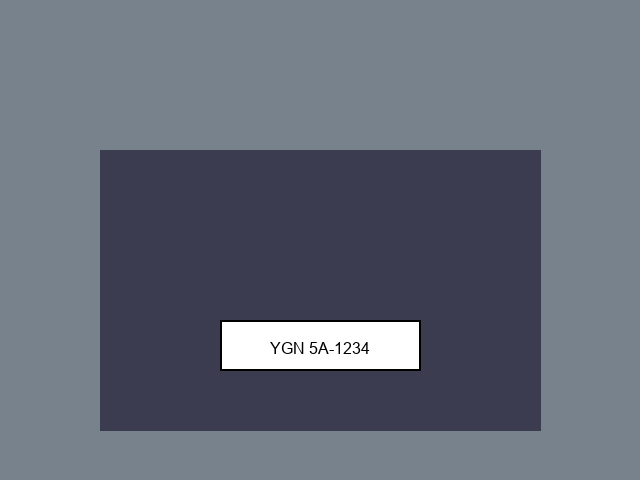
#> input picture sample-data/evaluation/synthetic_plate_white.png, 640 x 480 px, found by its file name
$ python generate_preprocessing_examples.py
#> lines starting #> are read from the running program, lines starting #| are printed output that depends on the picture
### backend/app/services/plate_preprocessing.py
"""Configurable, non-destructive preprocessing for detected plate crops."""

from __future__ import annotations

import math
import time
from dataclasses import dataclass, field
from enum import StrEnum

import cv2
import numpy as np

MAX_OUTPUT_DIMENSION = 4096
MAX_OUTPUT_PIXELS = 16_000_000


class PreprocessingStage(StrEnum):
    """Supported independently selectable OCR-preparation operations."""

    GRAYSCALE = "grayscale"
    RESIZE = "resize"
    DENOISE = "denoise"
    CONTRAST = "contrast"
    THRESHOLD = "threshold"
    DESKEW = "deskew"
    PERSPECTIVE = "perspective"


class PlatePreprocessingError(ValueError):
    """Safe configuration or crop failure with a stable code."""

    # [4 lines left out: function __init__, not called in this run]


@dataclass(frozen=True)
class PreprocessingOptions:
    """Validated options; an empty stage tuple performs no transformations."""

    stages: tuple[PreprocessingStage, ...] = ()
    resize_width: int = 320
    denoise_diameter: int = 5
    contrast_clip_limit: float = 2.0
    contrast_grid_size: int = 8
    deskew_angle_degrees: float | None = None
    perspective_points: (
        tuple[
            tuple[float, float],
            tuple[float, float],
            tuple[float, float],
            tuple[float, float],
        ]
        | None
    ) = None
    perspective_output_size: tuple[int, int] | None = None

    def __post_init__(self) -> None:
        if not isinstance(self.stages, tuple):
            raise PlatePreprocessingError(
                "PREPROCESSING_STAGES_INVALID", "Preprocessing stages must be a tuple."
            )
        if any(not isinstance(stage, PreprocessingStage) for stage in self.stages):
            raise PlatePreprocessingError(
                "PREPROCESSING_STAGE_UNSUPPORTED",
                "A requested preprocessing stage is unsupported.",
            )
        if len(set(self.stages)) != len(self.stages):
            raise PlatePreprocessingError(
                "PREPROCESSING_STAGE_DUPLICATE",
                "Each preprocessing stage may be requested only once.",
            )
        _validate_dimension(self.resize_width, "resize width")
        if (
            type(self.denoise_diameter) is not int
            or self.denoise_diameter < 1
            or self.denoise_diameter > 31
            or self.denoise_diameter % 2 == 0
        ):
            raise PlatePreprocessingError(
                "PREPROCESSING_DENOISE_INVALID",
                "The denoise diameter must be an odd integer from 1 through 31.",
            )
        if (
            type(self.contrast_clip_limit) is not float
            or not math.isfinite(self.contrast_clip_limit)
            or not 0.1 <= self.contrast_clip_limit <= 10.0
        ):
            raise PlatePreprocessingError(
                "PREPROCESSING_CONTRAST_INVALID",
                "The contrast clip limit must be a finite float from 0.1 through 10.0.",
            )
        if (
            type(self.contrast_grid_size) is not int
            or not 1 <= self.contrast_grid_size <= 32
        ):
            raise PlatePreprocessingError(
                "PREPROCESSING_CONTRAST_INVALID",
                "The contrast grid size must be an integer from 1 through 32.",
            )
        if self.deskew_angle_degrees is not None:
            if (
                type(self.deskew_angle_degrees) is not float
                or not math.isfinite(self.deskew_angle_degrees)
                or not -45.0 <= self.deskew_angle_degrees <= 45.0
            ):
                raise PlatePreprocessingError(
                    "PREPROCESSING_DESKEW_INVALID",
                    "The deskew angle must be a finite float from -45.0 through 45.0.",
                )
        if PreprocessingStage.DESKEW in self.stages:
            if self.deskew_angle_degrees is None:
                raise PlatePreprocessingError(
                    "PREPROCESSING_DESKEW_REQUIRED",
                    "Deskew requires an explicit angle.",
                )
        if PreprocessingStage.PERSPECTIVE in self.stages:
            if self.perspective_points is None or self.perspective_output_size is None:
                raise PlatePreprocessingError(
                    "PREPROCESSING_PERSPECTIVE_REQUIRED",
                    "Perspective correction requires four points and an output size.",
                )
        if self.perspective_points is not None:
            _validate_perspective_points(self.perspective_points)
        if self.perspective_output_size is not None:
            _validate_output_size(self.perspective_output_size)


@dataclass(frozen=True)
class ImageStageMetadata:
    """Shape/type/timing evidence for an original or transformed image."""

    name: str
    width: int
    height: int
    channels: int
    dtype: str
    elapsed_ms: float
    parameters: dict[str, int | float | str] = field(default_factory=dict)


@dataclass(frozen=True)
class PreprocessedVariant:
    """One independently produced preprocessing variant."""

    metadata: ImageStageMetadata
    image: np.ndarray


@dataclass(frozen=True)
class PlatePreprocessingResult:
    """Original crop copy plus requested variants and total timing."""

    original: np.ndarray
    original_metadata: ImageStageMetadata
    variants: tuple[PreprocessedVariant, ...]
    total_ms: float


def _validate_dimension(value: int, label: str) -> None:
    if type(value) is not int or not 1 <= value <= MAX_OUTPUT_DIMENSION:
        raise PlatePreprocessingError(
            "PREPROCESSING_DIMENSION_INVALID",
            f"The {label} must be an integer from 1 through {MAX_OUTPUT_DIMENSION}.",
        )


def _validate_output_size(size: tuple[int, int]) -> None:
    if not isinstance(size, tuple) or len(size) != 2:
        raise PlatePreprocessingError(
            "PREPROCESSING_DIMENSION_INVALID",
            "The perspective output size must contain width and height.",
        )
    width, height = size
    _validate_dimension(width, "perspective output width")
    _validate_dimension(height, "perspective output height")
    if width * height > MAX_OUTPUT_PIXELS:
        raise PlatePreprocessingError(
            "PREPROCESSING_DIMENSION_INVALID",
            "The perspective output area exceeds the safe limit.",
        )


def _validate_perspective_points(
    points: tuple[
        tuple[float, float],
        tuple[float, float],
        tuple[float, float],
        tuple[float, float],
    ],
) -> None:
    if not isinstance(points, tuple) or len(points) != 4:
        raise PlatePreprocessingError(
            "PREPROCESSING_PERSPECTIVE_INVALID",
            "Perspective correction requires exactly four points.",
        )
    normalized: list[tuple[float, float]] = []
    for point in points:
        if not isinstance(point, tuple) or len(point) != 2:
            raise PlatePreprocessingError(
                "PREPROCESSING_PERSPECTIVE_INVALID",
                "Each perspective point must contain x and y.",
            )
        x, y = point
        if (
            type(x) is not float
            or type(y) is not float
            or not math.isfinite(x)
            or not math.isfinite(y)
        ):
            raise PlatePreprocessingError(
                "PREPROCESSING_PERSPECTIVE_INVALID",
                "Perspective coordinates must be finite floats.",
            )
        normalized.append((x, y))
    if len(set(normalized)) != 4:
        raise PlatePreprocessingError(
            "PREPROCESSING_PERSPECTIVE_INVALID",
            "Perspective points must be distinct.",
        )
    polygon = np.asarray(normalized, dtype=np.float32)
    if abs(cv2.contourArea(polygon)) < 1.0 or not cv2.isContourConvex(polygon):
        raise PlatePreprocessingError(
            "PREPROCESSING_PERSPECTIVE_INVALID",
            "Perspective points must form an ordered convex quadrilateral.",
        )


def _validate_crop(crop: np.ndarray) -> None:
    if not isinstance(crop, np.ndarray):
        raise PlatePreprocessingError(
            "PREPROCESSING_CROP_INVALID", "The plate crop must be a NumPy array."
        )
    if crop.dtype != np.uint8:
        raise PlatePreprocessingError(
            "PREPROCESSING_CROP_INVALID", "The plate crop must use uint8 pixels."
        )
    if crop.ndim not in (2, 3):
        raise PlatePreprocessingError(
            "PREPROCESSING_CROP_INVALID",
            "The plate crop must be grayscale or BGR color.",
        )
    if crop.ndim == 3 and crop.shape[2] != 3:
        raise PlatePreprocessingError(
            "PREPROCESSING_CROP_INVALID",
            "A color plate crop must have exactly three channels.",
        )
    if crop.size == 0 or crop.shape[0] < 1 or crop.shape[1] < 1:
        raise PlatePreprocessingError(
            "PREPROCESSING_CROP_INVALID", "The plate crop must not be empty."
        )


def _grayscale(crop: np.ndarray) -> np.ndarray:
    if crop.ndim == 2:
        return crop.copy()
    return cv2.cvtColor(crop, cv2.COLOR_BGR2GRAY)


def _metadata(
    name: str,
    image: np.ndarray,
    elapsed_ms: float,
    parameters: dict[str, int | float | str] | None = None,
) -> ImageStageMetadata:
    channels = 1 if image.ndim == 2 else int(image.shape[2])
    return ImageStageMetadata(
        name=name,
        width=int(image.shape[1]),
        height=int(image.shape[0]),
        channels=channels,
        dtype=str(image.dtype),
        elapsed_ms=elapsed_ms,
        parameters=parameters or {},
    )


class PlatePreprocessingService:
    """Produce only explicitly requested variants from an unchanged crop."""

    def preprocess(
        self, crop: np.ndarray, options: PreprocessingOptions
    ) -> PlatePreprocessingResult:
        """Return a preserved original and independent OCR-ready variants."""

        _validate_crop(crop)
        if not isinstance(options, PreprocessingOptions):
            raise PlatePreprocessingError(
                "PREPROCESSING_OPTIONS_INVALID",
                "Preprocessing options are invalid.",
            )

        total_started = time.perf_counter()
        original = crop.copy()
        original_metadata = _metadata("original", original, 0.0)
        variants: list[PreprocessedVariant] = []

        for stage in options.stages:
            started = time.perf_counter()
            image, parameters = self._apply(stage, original, options)
            elapsed_ms = round((time.perf_counter() - started) * 1000, 3)
            variants.append(
                PreprocessedVariant(
                    metadata=_metadata(stage.value, image, elapsed_ms, parameters),
                    image=image,
                )
            )

        total_ms = round((time.perf_counter() - total_started) * 1000, 3)
        return PlatePreprocessingResult(
            original=original,
            original_metadata=original_metadata,
            variants=tuple(variants),
            total_ms=total_ms,
        )

    @staticmethod
    def _apply(
        stage: PreprocessingStage,
        original: np.ndarray,
        options: PreprocessingOptions,
    ) -> tuple[np.ndarray, dict[str, int | float | str]]:
        if stage is PreprocessingStage.GRAYSCALE:
            return _grayscale(original), {"color": "BGR_TO_GRAY"}
        if stage is PreprocessingStage.RESIZE:
            height, width = original.shape[:2]
            resized_height = max(1, round(height * options.resize_width / width))
            if (
                resized_height > MAX_OUTPUT_DIMENSION
                or options.resize_width * resized_height > MAX_OUTPUT_PIXELS
            ):
                raise PlatePreprocessingError(
                    "PREPROCESSING_DIMENSION_INVALID",
                    "The aspect-preserving resize exceeds safe output limits.",
                )
            resized = cv2.resize(
                original,
                (options.resize_width, resized_height),
                interpolation=(
                    cv2.INTER_CUBIC if options.resize_width > width else cv2.INTER_AREA
                ),
            )
            return resized, {
                "target_width": options.resize_width,
                "interpolation": ("cubic" if options.resize_width > width else "area"),
            }
        if stage is PreprocessingStage.DENOISE:
            return cv2.bilateralFilter(original, options.denoise_diameter, 50, 50), {
                "diameter": options.denoise_diameter,
                "sigma_color": 50,
                "sigma_space": 50,
            }
        if stage is PreprocessingStage.CONTRAST:
            grayscale = _grayscale(original)
            clahe = cv2.createCLAHE(
                clipLimit=options.contrast_clip_limit,
                tileGridSize=(
                    options.contrast_grid_size,
                    options.contrast_grid_size,
                ),
            )
            return clahe.apply(grayscale), {
                "method": "CLAHE",
                "clip_limit": options.contrast_clip_limit,
                "grid_size": options.contrast_grid_size,
            }
        if stage is PreprocessingStage.THRESHOLD:
            grayscale = _grayscale(original)
            threshold_value, thresholded = cv2.threshold(
                grayscale, 0, 255, cv2.THRESH_BINARY + cv2.THRESH_OTSU
            )
            return thresholded, {
                "method": "OTSU_BINARY",
                "threshold": round(float(threshold_value), 3),
            }
        if stage is PreprocessingStage.DESKEW:
            angle = options.deskew_angle_degrees
            if angle is None:  # guarded by options validation
                raise PlatePreprocessingError(
                    "PREPROCESSING_DESKEW_REQUIRED",
                    "Deskew requires an explicit angle.",
                )
            height, width = original.shape[:2]
            matrix = cv2.getRotationMatrix2D(
                ((width - 1) / 2.0, (height - 1) / 2.0), angle, 1.0
            )
            return cv2.warpAffine(
                original,
                matrix,
                (width, height),
                flags=cv2.INTER_LINEAR,
                borderMode=cv2.BORDER_REPLICATE,
            ), {
                "angle_degrees": angle,
                "border_mode": "replicate",
            }
        if stage is PreprocessingStage.PERSPECTIVE:
            points = options.perspective_points
            output_size = options.perspective_output_size
            if points is None or output_size is None:  # guarded by validation
                raise PlatePreprocessingError(
                    "PREPROCESSING_PERSPECTIVE_REQUIRED",
                    "Perspective correction requires points and an output size.",
                )
            height, width = original.shape[:2]
            if any(
                x < 0.0 or y < 0.0 or x > width - 1 or y > height - 1 for x, y in points
            ):
                raise PlatePreprocessingError(
                    "PREPROCESSING_PERSPECTIVE_INVALID",
                    "Perspective points must be inside the source crop.",
                )
            target_width, target_height = output_size
            source = np.asarray(points, dtype=np.float32)
            target = np.asarray(
                [
                    (0, 0),
                    (target_width - 1, 0),
                    (target_width - 1, target_height - 1),
                    (0, target_height - 1),
                ],
                dtype=np.float32,
            )
            matrix = cv2.getPerspectiveTransform(source, target)
            return cv2.warpPerspective(
                original,
                matrix,
                (target_width, target_height),
                flags=cv2.INTER_LINEAR,
                borderMode=cv2.BORDER_REPLICATE,
            ), {
                "target_width": target_width,
                "target_height": target_height,
                "border_mode": "replicate",
            }
        raise PlatePreprocessingError(
            "PREPROCESSING_STAGE_UNSUPPORTED",
            "A requested preprocessing stage is unsupported.",
        )

### scripts/generate_preprocessing_examples.py
"""Generate the documented Day 6 preprocessing contact sheet."""

from __future__ import annotations

import argparse
import sys
from pathlib import Path

import cv2
import numpy as np

BACKEND_DIR = Path(__file__).resolve().parent.parent / "backend"
if str(BACKEND_DIR) not in sys.path:
    sys.path.insert(0, str(BACKEND_DIR))

from app.services.plate_preprocessing import (  # noqa: E402
    PlatePreprocessingService,
    PreprocessingOptions,
    PreprocessingStage,
)

DEFAULT_INPUT = Path("sample-data/evaluation/synthetic_plate_white.png")
DEFAULT_OUTPUT = Path("docs/day6_preprocessing_examples.png")
PLATE_BOX = (220, 320, 420, 370)


def build_contact_sheet(input_path: Path) -> np.ndarray:
    """Create a deterministic visual comparison from a generated legal fixture."""

    image = cv2.imread(str(input_path), cv2.IMREAD_COLOR)
    if image is None:
        raise ValueError("The input example could not be decoded.")
    x1, y1, x2, y2 = PLATE_BOX
    crop = image[y1:y2, x1:x2].copy()
    if crop.size == 0:
        raise ValueError("The documented plate crop is empty.")

    result = PlatePreprocessingService().preprocess(
        crop,
        PreprocessingOptions(
            stages=(
                PreprocessingStage.GRAYSCALE,
                PreprocessingStage.RESIZE,
                PreprocessingStage.DENOISE,
                PreprocessingStage.CONTRAST,
                PreprocessingStage.THRESHOLD,
                PreprocessingStage.DESKEW,
                PreprocessingStage.PERSPECTIVE,
            ),
            resize_width=320,
            deskew_angle_degrees=5.0,
            perspective_points=(
                (3.0, 2.0),
                (196.0, 0.0),
                (199.0, 47.0),
                (0.0, 49.0),
            ),
            perspective_output_size=(200, 50),
        ),
    )
    images = [result.original, *(variant.image for variant in result.variants)]
    labels = ["original", *(variant.metadata.name for variant in result.variants)]

    tile_width = 240
    tile_height = 100
    tiles: list[np.ndarray] = []
    for label, variant in zip(labels, images, strict=True):
        if variant.ndim == 2:
            variant = cv2.cvtColor(variant, cv2.COLOR_GRAY2BGR)
        scale = min(tile_width / variant.shape[1], 70 / variant.shape[0])
        resized = cv2.resize(
            variant,
            (
                max(1, round(variant.shape[1] * scale)),
                max(1, round(variant.shape[0] * scale)),
            ),
            interpolation=cv2.INTER_NEAREST,
        )
        tile = np.full((tile_height, tile_width, 3), 245, dtype=np.uint8)
        x_offset = (tile_width - resized.shape[1]) // 2
        y_offset = 25 + (70 - resized.shape[0]) // 2
        tile[
            y_offset : y_offset + resized.shape[0],
            x_offset : x_offset + resized.shape[1],
        ] = resized
        cv2.putText(
            tile,
            label,
            (8, 18),
            cv2.FONT_HERSHEY_SIMPLEX,
            0.5,
            (20, 20, 20),
            1,
            cv2.LINE_AA,
        )
        tiles.append(tile)

    blank = np.full_like(tiles[0], 245)
    while len(tiles) % 4:
        tiles.append(blank.copy())
    rows = [cv2.hconcat(tiles[index : index + 4]) for index in range(0, len(tiles), 4)]
    return cv2.vconcat(rows)


def main(argv: list[str] | None = None) -> int:
    parser = argparse.ArgumentParser(
        description="Generate the Day 6 preprocessing visual example."
    )
    parser.add_argument("--input", type=Path, default=DEFAULT_INPUT)
    parser.add_argument("--output", type=Path, default=DEFAULT_OUTPUT)
    args = parser.parse_args(argv)

    try:
        sheet = build_contact_sheet(args.input)
#> in build_contact_sheet, image is the input picture: shape (480, 640, 3); mean B, G, R 120.6, 107.2, 101.2
#> in build_contact_sheet, `crop = image[y1:y2, x1:x2].copy()`:
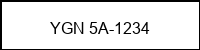
#> crop: shape (50, 200, 3); min 0, max 255, mean 228.2
#> the loop in preprocess, `for stage in options.stages:` made 7 passes
#> parameters on passes 1, 2, 3, 4, 6: {'color': 'BGR_TO_GRAY'}, {'target_width': 320, 'interpolation': 'cubic'}, {'diameter': 5, 'sigma_color': 50, 'sigma_space': 50}, {'method': 'CLAHE', 'clip_limit': 2, 'grid_size': 8}, {'angle_degrees': 5, 'border_mode': 'replicate'}
#> pass 2, in _apply (call 2), `resized = cv2.resize( original, (options.resize_width, resized_height)..`:
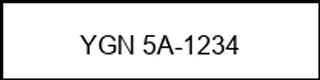
#> resized: shape (80, 320, 3); min 0, max 255, mean 227.8
#> after the loop in preprocess, `for stage in options.stages:`:
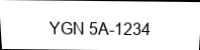
#> image: shape (50, 200, 3); min 0, max 255, mean 239.1
#> after the loop in preprocess, `for stage in options.stages:`: variants = 7 items
#> in build_contact_sheet, `labels = ["original", *(variant.metadata.name for variant in result.va..`: labels = ['original', 'grayscale', 'resize', 'denoise', 'contrast', 'threshold', 'deskew', 'perspective']
#> the loop in build_contact_sheet, `for label, variant in zip(labels, images, strict=True):` made 8 passes
#> (label, scale) on passes 1 to 8: ('original', 1.2), ('grayscale', 1.2), ('resize', 0.75), ('denoise', 1.2), ('contrast', 1.2), ('threshold', 1.2), ('deskew', 1.2), ('perspective', 1.2)
#> pass 1, in build_contact_sheet, `resized = cv2.resize( variant, ( max(1, round(variant.shape[1] * scale..`:
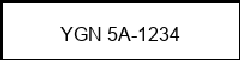
#> resized: shape (60, 240, 3); min 0, max 255, mean 226.4
#> pass 3, in build_contact_sheet, `resized = cv2.resize( variant, ( max(1, round(variant.shape[1] * scale..`:
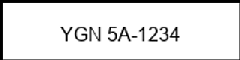
#> resized: shape (60, 240, 3); min 0, max 255, mean 228.4
#> after the loop in build_contact_sheet, `for label, variant in zip(labels, images, strict=True):`:
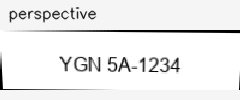
#> tile: shape (100, 240, 3); min 0, max 255, mean 237.6
#> after the loop in build_contact_sheet, `for label, variant in zip(labels, images, strict=True):`: tiles = 8 items
#> in build_contact_sheet, `rows = [cv2.hconcat(tiles[index : index + 4]) for index in range(0, le..`: rows = 2 items
#> in build_contact_sheet, `return cv2.vconcat(rows)`:
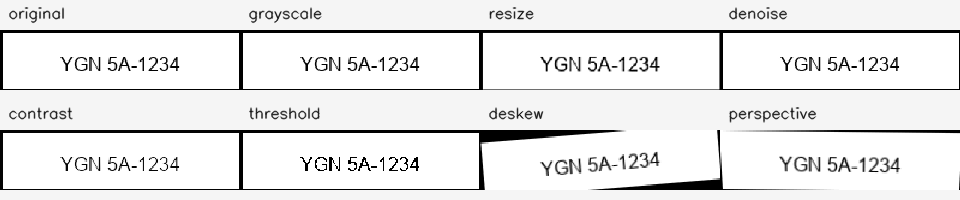
#> returned value: shape (200, 960, 3); min 0, max 255, mean 232
        args.output.parent.mkdir(parents=True, exist_ok=True)
        if not cv2.imwrite(str(args.output), sheet):
            raise OSError("OpenCV could not encode the output image.")
    except (OSError, ValueError) as exc:
        print(f"example generation error: {exc}", file=sys.stderr)
        return 1
    print(f"Wrote {args.output}")
    return 0


if __name__ == "__main__":
    raise SystemExit(main())
#> (the program exits here)
